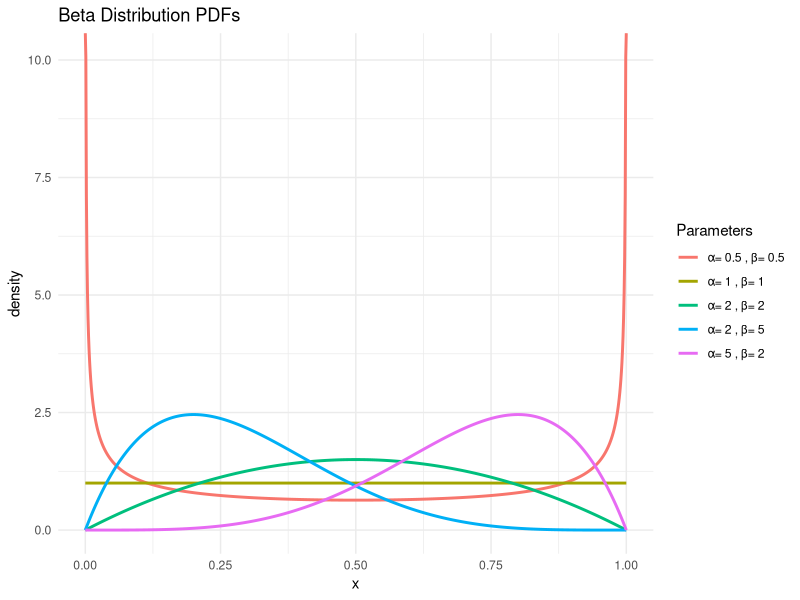
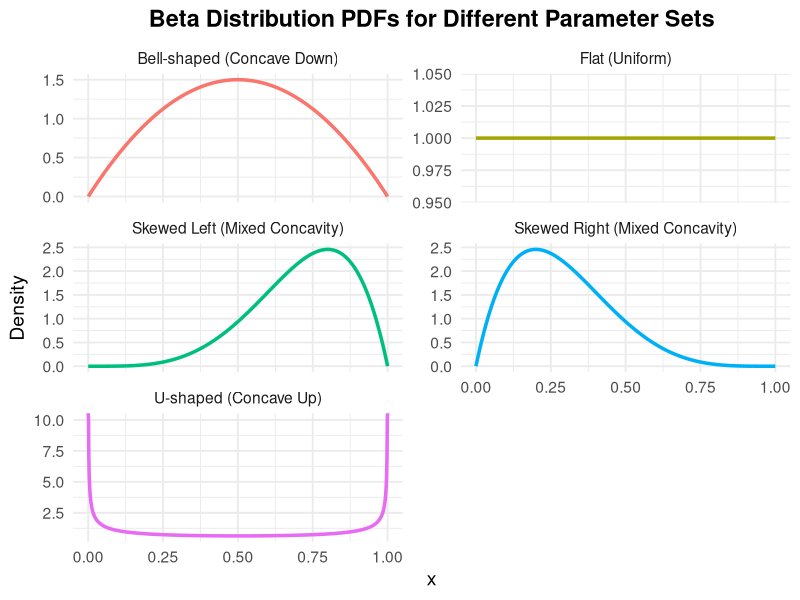

Generate these figures, in order, with R:
## ---- chunk 1
knitr::opts_chunk$set(error=TRUE)
## ---- chunk 2
library(ggplot2)
library(tidyverse)
## ---- chunk 3

# Different parameter combinations
params <- list(
  c(1,1),   # Uniform distribution (flat)
  c(0.5,0.5), # U-shaped
  c(2,2),     # symmetric, bell-shaped
  c(2,5),      # skewed right
  c(5, 2)
)

x <- seq(0, 1, length.out = 1000)
df <- data.frame()  # initialize properly

for (p in params) {
  alpha <- p[1]; beta <- p[2]
  df <- rbind(df, data.frame(
    x = x,
    density = dbeta(x, alpha, beta),
    alpha = alpha,
    beta = beta
  ))
}

## ---- chunk 4
ggplot(df, aes(x, density, color = paste("α=", alpha, ", β=", beta))) +
  geom_line(size=1) +
  labs(title = "Beta Distribution PDFs",
       color = "Parameters") +
  theme_minimal()

## ---- chunk 5
library(ggplot2)
library(dplyr)

# Define parameter combinations and shape labels
params <- data.frame(
  alpha = c(1, 0.5, 2, 2, 5),
  beta  = c(1, 0.5, 2, 5, 2),
  shape = c("Flat (Uniform)",
            "U-shaped (Concave Up)",
            "Bell-shaped (Concave Down)",
            "Skewed Right (Mixed Concavity)",
            "Skewed Left (Mixed Concavity)")
)

# Generate density data for each (α, β)
x <- seq(0, 1, length.out = 1000)
df <- params %>%
  rowwise() %>%
  mutate(data = list(data.frame(
    x = x,
    density = dbeta(x, alpha, beta)
  ))) %>%
  unnest(cols = c(data))

# Create the faceted plot
ggplot(df, aes(x = x, y = density, color = shape)) +
  geom_line(size = 1.2) +
  facet_wrap(~shape, ncol = 2, scales = "free_y") +
  labs(
    title = "Beta Distribution PDFs for Different Parameter Sets",
    x = "x",
    y = "Density"
  ) +
  theme_minimal(base_size = 14) +
  theme(
    legend.position = "none",
    plot.title = element_text(face = "bold", hjust = 0.5)
  )
  
